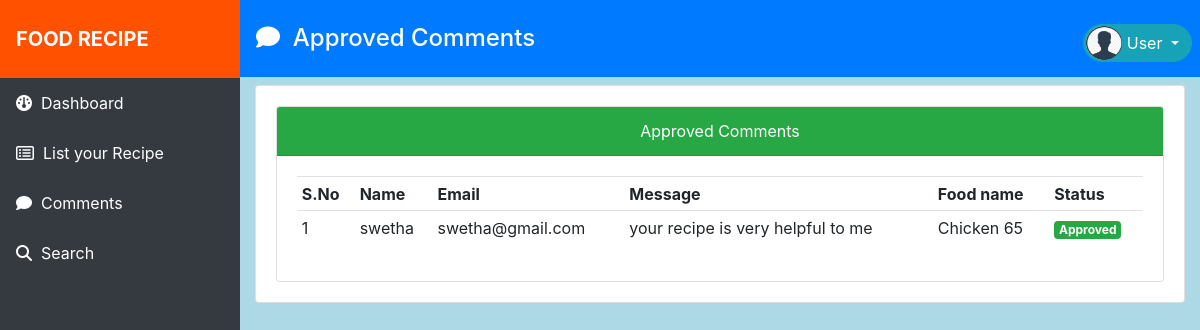
The page /user/approval_comments.php (signed in) on the database its author committed.
### tables this page shows
CREATE TABLE `comments` (
  `cid` int(11) NOT NULL,
  `name` varchar(50) NOT NULL,
  `email` varchar(50) NOT NULL,
  `message` text NOT NULL,
  `recipe_id` int(11) NOT NULL,
  `status` varchar(50) NOT NULL DEFAULT 'Waiting for Approval',
  `created_at` timestamp NOT NULL DEFAULT current_timestamp() ON UPDATE current_timestamp()
);

CREATE TABLE `recipe` (
  `rid` int(11) NOT NULL,
  `user_id` int(11) NOT NULL,
  `recipe_title` varchar(50) NOT NULL,
  `prepare_time` varchar(50) NOT NULL,
  `cook_time` varchar(50) NOT NULL,
  `yields` varchar(50) NOT NULL,
  `description` text NOT NULL,
  `pictures` varchar(50) NOT NULL,
  `created_at` timestamp NOT NULL DEFAULT current_timestamp() ON UPDATE current_timestamp()
);

### user/approval_comments.php (the view, shortened to what this page needs)
<!DOCTYPE html>
<html lang="en">
<head>
    <link rel="stylesheet" href="https://cdn.jsdelivr.net/npm/bootstrap@4.6.2/dist/css/bootstrap.min.css">
  <link rel="stylesheet" href="https://cdnjs.cloudflare.com/ajax/libs/font-awesome/6.5.1/css/all.min.css" />
  <link rel="stylesheet" href="style.css">
</head>
<body>
<div>
<div style="width:20%;height:100vh;float:left;" class="bg-dark">
<?php
include("includes/leftbar.php");
?>
</div>
<div style="width:80%;float:left;height:100vh;overflow:hidden;background-color:lightblue;" >
<header class="text-white bg-primary">
    <h4 class="py-4 ml-3">
    <i class="fa-solid fa-comment"></i>&nbsp;&nbsp;Approved Comments
    <div class="dropdown float-right mr-2">
  <button type="button" class="btn btn-info mybtn dropdown-toggle" data-toggle="dropdown">
    User
  </button>
</div>
    </h4>
</header>
<div class="container-fluid"  style="height:90vh;overflow:scroll;">
    <div class="row">
        <div class="col-md-12">
            <div class="card">
                <div class="card-body">
                    <div class="card">
                        <div class="card-header bg-success text-white text-center">Approved Comments</div>
                        <div class="card-body">
                            <table class="table table-sm">
                                <tr>
                                    <th>S.No</th>
                                    <th>Name</th>
                                    <th>Email</th>
                                    <th>Message</th>
                                    <th>Food name</th>
                                    <th>Status</th>
                                </tr>
<?php
include("../db.php");
$sql="select * from comments inner join recipe on comments.recipe_id=recipe.rid where comments.status='Approved' and recipe.user_id=".$_SESSION["uid"];
$result=mysqli_query($con,$sql);
$i=1;
if(mysqli_num_rows($result)>0)
{
    while($row=mysqli_fetch_assoc($result))
    {
        ?>
        <tr>
            <td><?=$i?></td>
            <td><?=$row["name"]?></td>
            <td><?=$row["email"]?></td>
            <td><?=$row["message"]?></td>
            <td><?=$row["recipe_title"]?></td>
            <td><span class="badge badge-success"><?=$row["status"]?></span></td>
        </tr>
        <?php
        $i++;
    }
}
?>
                            </table>
                        </div>
                    </div>
                </div>
            </div>
        </div>
    </div>
</div>
</div>
</div>
</body>
</html>

### user/style.css (style rules this page uses)
.mybtn { border-radius:20px; }
.mybtn::before { content:"hel"; color:transparent; border-radius:50%; padding:7px; background-image: url("../assets/images/avatar.png"); background-size: 100% 100%; margin-left:-10px; }

### rows shown on the page
comments: name "swetha", email "swetha@gmail.com", message "your recipe is very helpful to me", recipe.recipe_title "Chicken 65", status "Approved"
